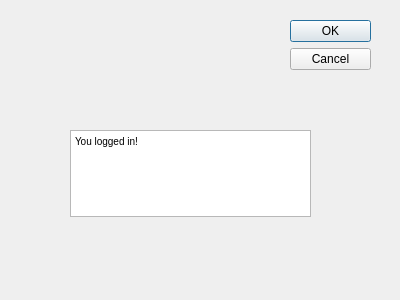
<?xml version="1.0" encoding="UTF-8"?>
<ui version="4.0">
 <class>SecDialog</class>
 <widget class="QDialog" name="SecDialog">
  <property name="geometry">
   <rect>
    <x>0</x>
    <y>0</y>
    <width>400</width>
    <height>300</height>
   </rect>
  </property>
  <property name="windowTitle">
   <string>Dialog</string>
  </property>
  <widget class="QDialogButtonBox" name="buttonBox">
   <property name="geometry">
    <rect>
     <x>290</x>
     <y>20</y>
     <width>81</width>
     <height>241</height>
    </rect>
   </property>
   <property name="orientation">
    <enum>Qt::Vertical</enum>
   </property>
   <property name="standardButtons">
    <set>QDialogButtonBox::Cancel|QDialogButtonBox::Ok</set>
   </property>
  </widget>
  <widget class="QTextEdit" name="textEdit">
   <property name="geometry">
    <rect>
     <x>70</x>
     <y>130</y>
     <width>241</width>
     <height>87</height>
    </rect>
   </property>
   <property name="html">
    <string>&lt;!DOCTYPE HTML PUBLIC &quot;-//W3C//DTD HTML 4.0//EN&quot; &quot;http://www.w3.org/TR/REC-html40/strict.dtd&quot;&gt;
&lt;html&gt;&lt;head&gt;&lt;meta name=&quot;qrichtext&quot; content=&quot;1&quot; /&gt;&lt;style type=&quot;text/css&quot;&gt;
p, li { white-space: pre-wrap; }
&lt;/style&gt;&lt;/head&gt;&lt;body style=&quot; font-family:'MS Shell Dlg 2'; font-size:7.8pt; font-weight:400; font-style:normal;&quot;&gt;
&lt;p style=&quot; margin-top:0px; margin-bottom:0px; margin-left:0px; margin-right:0px; -qt-block-indent:0; text-indent:0px;&quot;&gt;You logged in!&lt;/p&gt;&lt;/body&gt;&lt;/html&gt;</string>
   </property>
  </widget>
 </widget>
 <resources/>
 <connections>
  <connection>
   <sender>buttonBox</sender>
   <signal>accepted()</signal>
   <receiver>SecDialog</receiver>
   <slot>accept()</slot>
   <hints>
    <hint type="sourcelabel">
     <x>248</x>
     <y>254</y>
    </hint>
    <hint type="destinationlabel">
     <x>157</x>
     <y>274</y>
    </hint>
   </hints>
  </connection>
  <connection>
   <sender>buttonBox</sender>
   <signal>rejected()</signal>
   <receiver>SecDialog</receiver>
   <slot>reject()</slot>
   <hints>
    <hint type="sourcelabel">
     <x>316</x>
     <y>260</y>
    </hint>
    <hint type="destinationlabel">
     <x>286</x>
     <y>274</y>
    </hint>
   </hints>
  </connection>
 </connections>
</ui>
